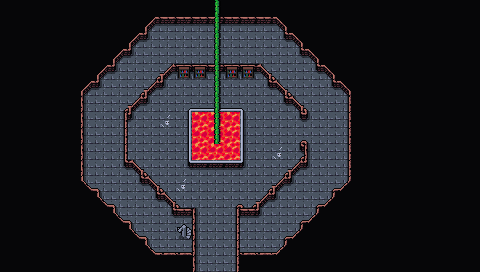

Tiled map render using the project's own tile images. Description and the map definition, with tile-layer contents summarised, below:
An orthogonal 30x17 tile map with 16x16 px tiles, 6 tile layers (Collision, Lava, Background, Walls, ...), 3 tilesets and 5 objects.

<map version="1.10" tiledversion="1.10.1" orientation="orthogonal" renderorder="right-down" width="30" height="17" tilewidth="16" tileheight="16" infinite="0" nextlayerid="9" nextobjectid="61">
 <editorsettings>
  <export target="wastetown..tmx" format="tmx" />
 </editorsettings>
 <tileset firstgid="1" source="../../../../common/maps/tileset/main.tsx" />
 <tileset firstgid="10113" source="../../../../common/maps/tileset/buildings.tsx" />
 <tileset firstgid="11905" source="../../../../common/maps/tileset/main-nocollide.tsx" />
 <layer id="6" name="Collision" width="30" height="17">
  <data>[510 cells, 35 non-empty, 1 distinct tile ids]</data>
 </layer>
 <layer id="7" name="Lava" width="30" height="17" tintcolor="#ff5500">
  <data>[510 cells, 9 non-empty, 1 distinct tile ids]</data>
 </layer>
 <layer id="1" name="Background" width="30" height="17" tintcolor="#8a3440">
  <data>[510 cells, 501 non-empty, 9 distinct tile ids]</data>
 </layer>
 <layer id="2" name="Walls" width="30" height="17">
  <data>[510 cells, 411 non-empty, 16 distinct tile ids]</data>
 </layer>
 <layer id="3" name="Clutter" width="30" height="17">
  <properties>
   <property name="spriteLayer" type="bool" value="true" />
  </properties>
  <data>[510 cells, 17 non-empty, 6 distinct tile ids]</data>
 </layer>
 <layer id="8" name="Over Sprites" width="30" height="17" tintcolor="#ffaa00">
  <data>[510 cells, 9 non-empty, 2 distinct tile ids]</data>
 </layer>
 <objectgroup id="4" name="Objects">
  <object id="55" template="../../../../common/maps/obj/door_left.tx" x="176.5" y="241">
   <properties>
    <property name="teleport" value="../Shandalar Old Border/maps/map/demontower/portal_2E.tmx" />
    <property name="teleportObjectId" value="58" />
   </properties>
  </object>
  <object id="56" template="../../../../common/maps/obj/door_up.tx" x="207.5" y="270.5">
   <properties>
    <property name="teleport" value="../Shandalar Old Border/maps/map/demontower/portal_2B.tmx" />
    <property name="teleportObjectId" value="71" />
   </properties>
  </object>
  <object id="57" template="../../../../common/maps/obj/enemy.tx" x="247.046" y="135.271">
   <properties>
    <property name="enemy" value="Necromancer" />
    <property name="threatRange" type="int" value="50" />
   </properties>
  </object>
  <object id="59" template="../../../../common/maps/obj/treasure.tx" x="225.784" y="96.4418"><properties><property name="reward">[
  {
    "type": "card",
    "sourceDeck": "decks/rewards/tier-S.dck",
    "probability": 0.04,
    "count": 3,
    "addMaxCount": 2
  },
  {
    "type": "card",
    "sourceDeck": "decks/rewards/tier-A.dck",
    "probability": 0.18,
    "count": 3,
    "addMaxCount": 2
  },
  {
    "type": "card",
    "sourceDeck": "decks/rewards/tier-B.dck",
    "probability": 0.66,
    "count": 3,
    "addMaxCount": 2
  },
  {
    "type": "card",
    "sourceDeck": "decks/rewards/tier-C.dck",
    "probability": 0.66,
    "count": 3,
    "addMaxCount": 2
  },
  {
    "type": "card",
    "sourceDeck": "decks/rewards/tier-D.dck",
    "probability": 0.32,
    "count": 3,
    "addMaxCount": 2
  },
  {
    "type": "card",
    "sourceDeck": "decks/rewards/tier-E.dck",
    "probability": 0.14,
    "count": 3,
    "addMaxCount": 2
  }
]</property></properties></object>
  <object id="60" template="../../../../common/maps/obj/manashards.tx" x="85.0293" y="119.613" />
 </objectgroup>
</map>
